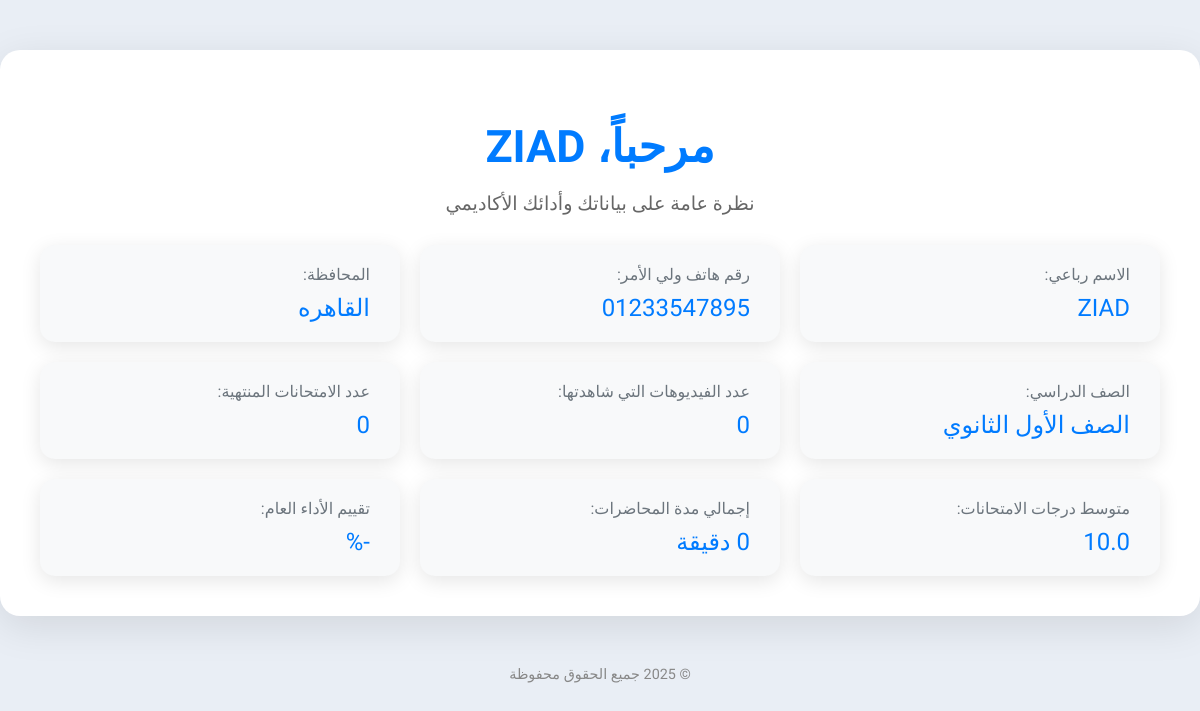
The page /profile/ (signed in) on the database its author committed.
### accounts/models.py (models this page shows, shortened)
class Student(models.Model):
    user = models.OneToOneField(User, on_delete=models.CASCADE, null=True, blank=True)
    full_name = models.CharField(max_length=150, verbose_name="الاسم رباعي")
    parent_phone_number = models.CharField(max_length=15, unique=True, verbose_name="رقم هاتف ولي الأمر")
    governorate = models.CharField(max_length=100, verbose_name="المحافظة")
    grade = models.CharField(
        max_length=50,
        verbose_name="الصف الدراسي",
        choices=[
            ('1', 'الصف الأول الثانوي'),
            ('2', 'الصف الثاني الثانوي'),
            ('3', 'الصف الثالث الثانوي'),
            ('4', 'أولى إعدادي'),
            ('5', 'تانية إعدادي'),
            ('6', 'تالته إعدادي'),
        ]
    )
    password = models.CharField(max_length=128, verbose_name="كلمة المرور", default='default_password')
    courses = models.ManyToManyField(Course, related_name='student_courses', verbose_name="الكورسات", blank=True)
    viewed_lectures = models.ManyToManyField('content.Lecture', related_name='students_who_watched', verbose_name="المحاضرات المشاهدة", blank=True)
    attempted_exams = models.ManyToManyField('content.Exam', related_name='students_who_attempted', verbose_name="الامتحانات المجربة", blank=True)
    videos_watched = models.PositiveIntegerField(default=0, verbose_name="عدد الفيديوهات المشاهدة")
    exams_completed = models.PositiveIntegerField(default=0, verbose_name="عدد الاختبارات المنهية")
    average_score = models.FloatField(default=0.0, verbose_name="متوسط النتائج")
    total_lecture_time = models.PositiveIntegerField(default=0, verbose_name="إجمالي مدة المحاضرات (بالدقائق)")
    total_video_views = models.PositiveIntegerField(default=0, verbose_name="إجمالي عدد مرات مشاهدة الفيديوهات")
    total_exam_views = models.PositiveIntegerField(default=0, verbose_name="إجمالي عدد مرات فتح الاختبارات")
    total_exam_completions = models.PositiveIntegerField(default=0, verbose_name="إجمالي عدد مرات إنهاء الاختبارات")

### accounts/views.py (the view)
# urls.py: path('profile/', views.profile, name='profile'),
def profile(request):
    student_id = request.session.get("student_id")
    if not student_id:
        return redirect('accounts:login')
    try:
        student = Student.objects.get(id=student_id)
        print(f"Student Found: {student.full_name}")  # ✅ تحقق من أن الاسم يظهر
    except Student.DoesNotExist:
        return redirect('accounts:register')
    return render(request, 'pages/student_profile.html', {
        "student": student,
    })

### accounts/context_processors.py (called while the page is built)
def student_session(request):
    is_registered = request.session.get("is_registered", False)
    student_name = request.session.get("student_name", None)
    student_obj = None
    student_id = request.session.get("student_id")
    if student_id:
        try:
            student_obj = Student.objects.filter(id=student_id).first()
        except Exception:
            student_obj = None
    return {
        "is_registered": is_registered,
        "student_name": student_name,
        "student": student_obj,
    }

### Frontend/pages/student_profile.html (shortened to what this page needs)
<!DOCTYPE html>
<html lang="ar">
  <head>
  </head>
  <body>
    <div class="container">
      <div class="header">
        <h1>
          مرحباً، {{ student.full_name|default:"مستخدم" }}
        </h1>
        <p>نظرة عامة على بياناتك وأدائك الأكاديمي</p>
      </div>
      <div class="info">
        <div class="info-card">
          <span>الاسم رباعي:</span>
          <p>{{ student.full_name|default:"-" }}</p>
        </div>
        <div class="info-card">
          <span>رقم هاتف ولي الأمر:</span>
          <p>{{ student.parent_phone_number|default:"غير متوفر" }}</p>
        </div>
        <div class="info-card">
          <span>المحافظة:</span>
          <p>{{ student.governorate|default:"غير متوفر" }}</p>
        </div>
        <div class="info-card">
          <span>الصف الدراسي:</span>
          <p>{{ student.get_grade_display|default:"غير محدد" }}</p>
        </div>
        <div class="info-card">
          <span>عدد الفيديوهات التي شاهدتها:</span>
          <p>{{ student.videos_watched|default:0 }}</p>
        </div>
        <div class="info-card">
          <span>عدد الامتحانات المنتهية:</span>
          <p>{{ student.exams_completed|default:0 }}</p>
        </div>
        <div class="info-card">
          <span>متوسط درجات الامتحانات:</span>
          <p>{{ student.average_score|default:"-" }}</p>
        </div>
        <div class="info-card">
          <span>إجمالي مدة المحاضرات:</span>
          <p>{{ student.total_lecture_time|default:0 }} دقيقة</p>
        </div>
        <div class="info-card">
          <span>تقييم الأداء العام:</span>
          <p>{{ student.performance_rating|default:"-" }}%</p>
        </div>
      </div>
    </div>
    <footer>© 2025 جميع الحقوق محفوظة</footer>
  </body>
</html>

### Frontend/pages/student_profile.html (style rules this page uses)
body { font-family: "IBM Plex Sans Arabic", sans-serif; margin: 0; padding: 0; direction: rtl; background-color: #e9eef5; color: #222; }
.container { max-width: 1200px; margin: 50px auto; background: #ffffff; padding: 40px; border-radius: 20px; box-shadow: 0 10px 40px rgba(0, 0, 0, 0.1); overflow: hidden; }
.header { text-align: center; margin-bottom: 30px; }
.header h1 { font-size: 2.8rem; color: #007bff; margin-bottom: 10px; }
.header p { font-size: 1.2rem; color: #666; }
.info { display: grid; grid-template-columns: repeat(auto-fit, minmax(300px, 1fr)); gap: 20px; }
.info-card { background: #f8f9fa; padding: 20px 30px; border-radius: 15px; box-shadow: 0 5px 20px rgba(0, 0, 0, 0.1); transition: transform 0.3s ease, box-shadow 0.3s ease; }
.info-card span { display: block; font-size: 1rem; color: #6c757d; margin-bottom: 10px; }
.info-card p { font-size: 1.5rem; color: #007bff; margin: 0; }
footer { text-align: center; margin-top: 40px; font-size: 0.9rem; color: #888; }

### rows shown on the page
Student: full_name "ZIAD", parent_phone_number "01233547895", governorate "القاهره", grade "الصف الأول الثانوي", videos_watched "0", exams_completed "0", average_score "10.0"

### other values the page prints
{{ student.performance_rating|default:"-" }} "-"
